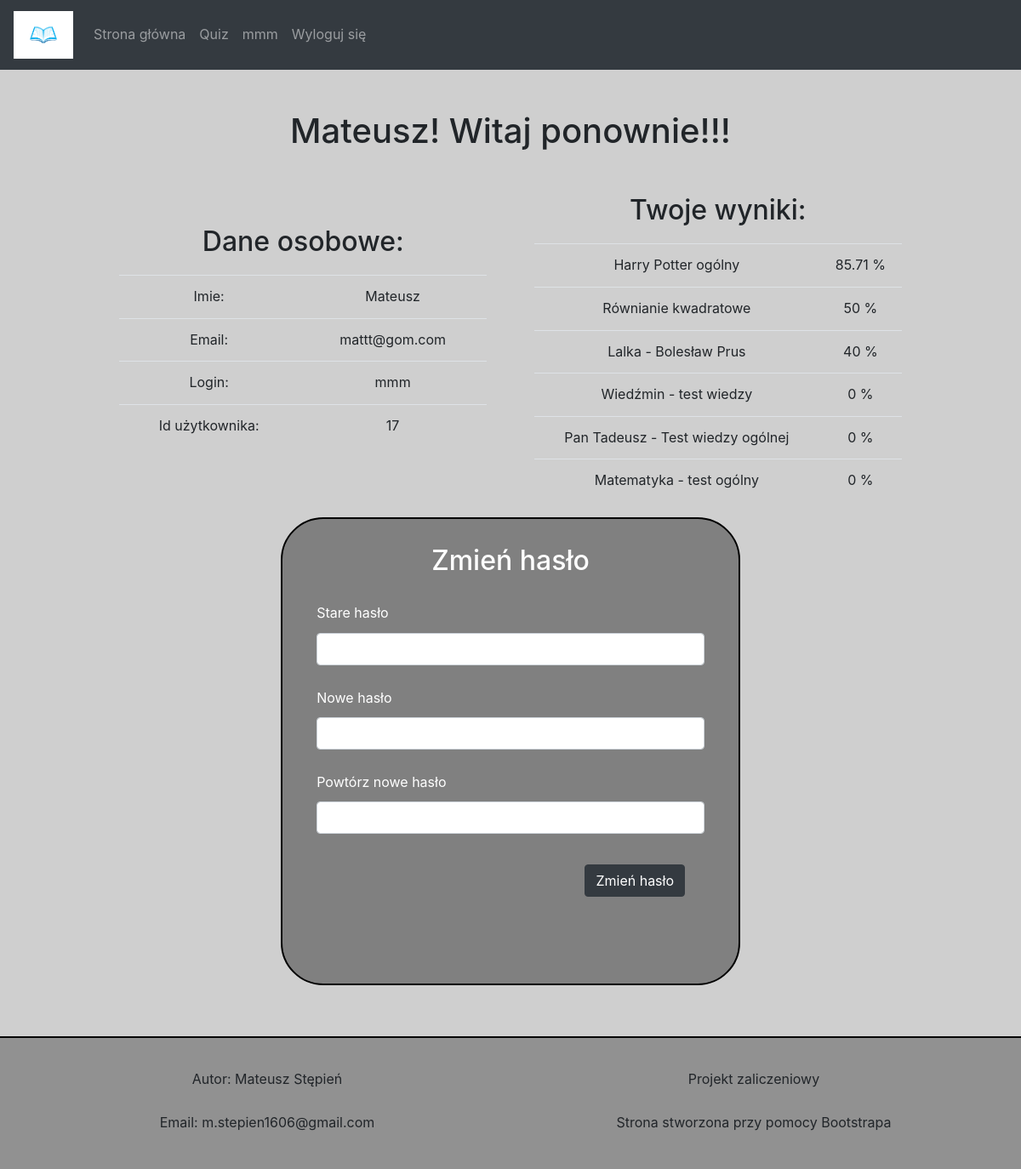
/account.php (signed in), run on the app's committed database.
### tables this page shows
CREATE TABLE `quiz` (
  `quizID` int(50) NOT NULL,
  `title` varchar(255) NOT NULL,
  `category` varchar(255) NOT NULL,
  `grade` double NOT NULL,
  `description` varchar(500) NOT NULL,
  `numVote` int(10) NOT NULL
);

CREATE TABLE `wynik` (
  `wynikID` int(200) NOT NULL,
  `userID` int(100) NOT NULL,
  `quizID` int(100) NOT NULL,
  `wynik` float NOT NULL
);

### account.php (the view, shortened to what this page needs)
<?php
	require_once "headerHTML.php";
?>
<main>
<?php
	echo "<h1>".$_SESSION['name']."! Witaj ponownie!!!</h1>";
?>
<div class='flex-container' id="flex-account">
<section class='data'>
<h2>Dane osobowe:</h2>
<table class='table'>
	<tr>
		<td>
		Imie:
		</td>
		<td>
		<?php
		echo $_SESSION['name'];
		?>
		</td>
	</tr>
	<tr>
	<td>
		Email:
		</td>
		<td>
		<?php
		echo $_SESSION['email'];
?>
		</td>
	</tr>
	<tr>
		<td>
		Login:
		</td>
		<td>
		<?php
		echo $_SESSION['login'];
		?>
		</td>
	</tr>
	<tr>
			<td>
		Id użytkownika:
		</td>
		<td>
		<?php
		echo $_SESSION['usID'];
		?>
		</td>
	</tr>
</table>
</section>
<section class='data'>
	<?php
	require_once "connect.php";
	$connection = @new mysqli($host,$db_user,$db_password,$db_name);
	$SQL_query = "SELECT title, quizID FROM quiz";
	$query_rezult = $connection->query($SQL_query);
echo	"<h2>Twoje wyniki:</h2>";
echo"<table class='table'>";
$count = $query_rezult->num_rows;
for($i=0;$i<$count;$i++){
	echo"<tr>";
	$record=$query_rezult->fetch_assoc();
	echo"<td>".$record['title']."</td><td>";
	$SQL_query2 = "SELECT wynik FROM wynik WHERE userID='".$_SESSION['usID']."' AND quizID='".$record['quizID']."'";
	$query_rezult2 = $connection->query($SQL_query2);
	$count2 = $query_rezult2->num_rows;
	if($count2==0){
		echo "0 %";
	}
	else{
		$record2=$query_rezult2->fetch_assoc();
		echo $record2['wynik']." %";
	}
echo "</td></tr>";
}
?>
</table>
</section>
</div>
<section class='data account_fm' id='change-pass-form'>
	<h2>Zmień hasło</h2>
	<form method="post" class = 'form-group'>
	<label>Stare hasło</label><input type='password' class='form-control' name='oldPassword'><br>
	<label>Nowe hasło</label><input type='password' class='form-control' name='newPassword'><br>
	<label>Powtórz nowe hasło</label><input type='password'  class='form-control' name='REnewPassword'><br>
	<input type='submit' class='btn btn-dark' value='Zmień hasło'>
	</form>
</section>
</main>
<?php require_once "footer.php"?>
</body>
</html>

### style.css (style rules this page uses)
body { text-align:center; display:flex; flex-direction:column; min-height:100vh; background-color: #cfcfcf; line-height: 1.6 }
.account_fm { height: 700px; border: solid black 2px; border-radius: 50px; background-color: grey; width: 30%; margin: auto; }
.flex-container { width:80%; margin:auto; display: flex; flex-direction: row; flex-wrap: wrap; justify-content: center; align-content: flex-start; align-items: flex-start; gap: 20px 15px; }
main { margin-top: 130px; margin-bottom: 50px; }
.data { width: 45%; margin: auto; min-width: 400px; min-height: 250px; max-height: 350px; }
.data h2 { margin-bottom: 20px; }
.form-group { width: 75%; margin: auto; margin-top: 30px; margin-bottom: 30px; }
.account_fm label { color: white; padding-bottom: 10px; }
input[type=submit] { float: right; display: block; margin-right: 5%; margin-top: 10px; margin-bottom: 60px; }
.form-control { width: 100%; margin: auto; }
label { width: 100%; margin: auto; text-align: left; }
#flex-account { margin-top: 50px; }
.form-group { width: 85%; }
#change-pass-form { max-height: 550px; margin-top: 30px; padding-top: 30px; margin-bottom: 10px; }
#change-pass-form h2 { color: white; }

### data on the page
quiz: title "Harry Potter ogólny", wynik.wynik "85.71"
quiz: title "Równianie kwadratowe", wynik.wynik "50"
quiz: title "Lalka - Bolesław Prus", wynik.wynik "40"
quiz: title "Wiedźmin - test wiedzy", wynik.wynik "0"
quiz: title "Pan Tadeusz - Test wiedzy ogólnej", wynik.wynik "0"
quiz: title "Matematyka - test ogólny", wynik.wynik "0"

### other printed values
$_SESSION['login'] "mmm"
$_SESSION['name'] "Mateusz"
$_SESSION['email'] "mattt@gom.com"
$_SESSION['usID'] "17"
